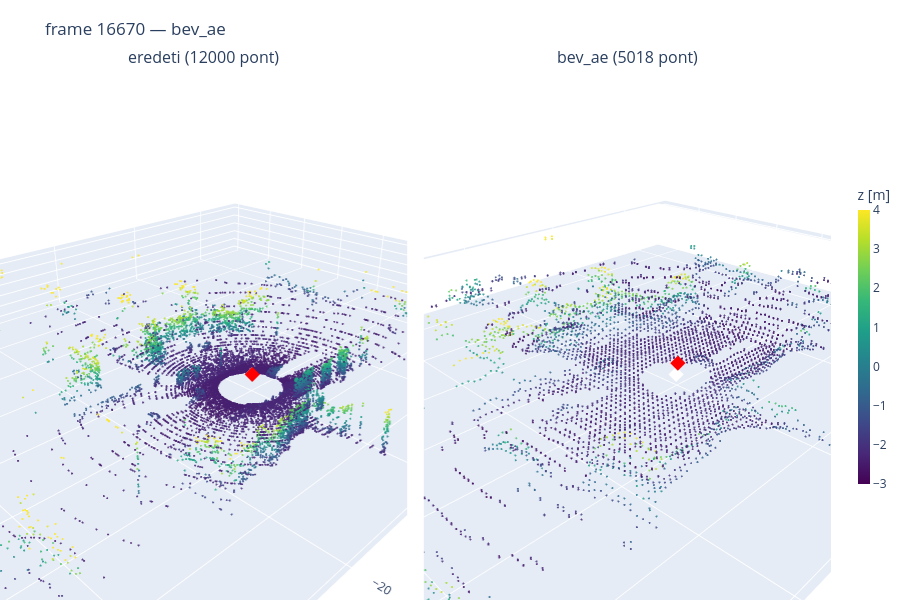
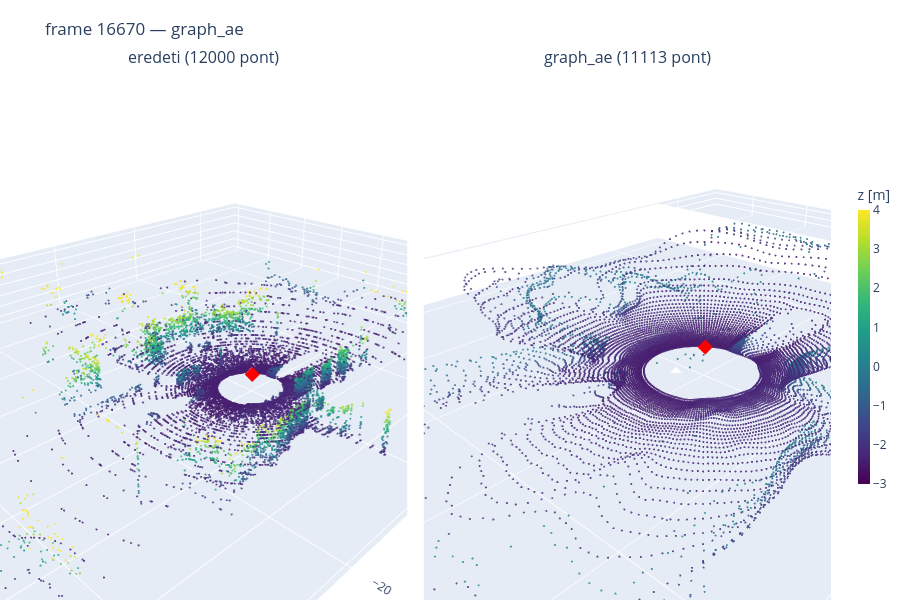

Here is the notebook cell these charts were saved with, in order:
### Code cell
show_pair(FRAMES)

### Figure 1 — Plotly figure (JSON) as saved in the notebook; plotly's stock layout.template omitted (floating-point values rounded to 4 significant figures; data arrays with more than 128 entries replaced by an {"elided": "..."} marker saying what was removed)
{"data": [{"hovertemplate": "x %{x:.1f}<br>y %{y:.1f}<br>z %{z:.1f}<extra></extra>", "marker": {"cmax": 4, "cmin": -3, "color": {"elided": "12000 float values"}, "colorbar": {"len": 0.6, "thickness": 12, "title": {"text": "z [m]"}}, "colorscale": [[0, "#440154"], [0.1111, "#482878"], [0.2222, "#3e4989"], [0.3333, "#31688e"], [0.4444, "#26828e"], [0.5556, "#1f9e89"], [0.6667, "#35b779"], [0.7778, "#6ece58"], [0.8889, "#b5de2b"], [1, "#fde725"]], "opacity": 0.85, "showscale": false, "size": 1.2}, "mode": "markers", "name": "eredeti", "scene": "scene", "showlegend": false, "type": "scatter3d", "x": {"elided": "12000 float values"}, "y": {"elided": "12000 float values"}, "z": {"elided": "12000 float values"}}, {"hoverinfo": "skip", "marker": {"color": "red", "size": 5, "symbol": "diamond"}, "mode": "markers", "scene": "scene", "showlegend": false, "type": "scatter3d", "x": [0], "y": [0], "z": [0]}, {"hovertemplate": "x %{x:.1f}<br>y %{y:.1f}<br>z %{z:.1f}<extra></extra>", "marker": {"cmax": 4, "cmin": -3, "color": {"elided": "5018 float values"}, "colorbar": {"len": 0.6, "thickness": 12, "title": {"text": "z [m]"}}, "colorscale": [[0, "#440154"], [0.1111, "#482878"], [0.2222, "#3e4989"], [0.3333, "#31688e"], [0.4444, "#26828e"], [0.5556, "#1f9e89"], [0.6667, "#35b779"], [0.7778, "#6ece58"], [0.8889, "#b5de2b"], [1, "#fde725"]], "opacity": 0.85, "showscale": true, "size": 1.2}, "mode": "markers", "name": "bev_ae", "scene": "scene2", "showlegend": false, "type": "scatter3d", "x": {"elided": "5018 float values"}, "y": {"elided": "5018 float values"}, "z": {"elided": "5018 float values"}}, {"hoverinfo": "skip", "marker": {"color": "red", "size": 5, "symbol": "diamond"}, "mode": "markers", "scene": "scene2", "showlegend": false, "type": "scatter3d", "x": [0], "y": [0], "z": [0]}], "layout": {"annotations": [{"font": {"size": 16}, "showarrow": false, "text": "eredeti (12000 pont)", "x": 0.245, "xanchor": "center", "xref": "paper", "y": 1, "yanchor": "bottom", "yref": "paper"}, {"font": {"size": 16}, "showarrow": false, "text": "bev_ae (5018 pont)", "x": 0.755, "xanchor": "center", "xref": "paper", "y": 1, "yanchor": "bottom", "yref": "paper"}], "height": 600, "margin": {"b": 0, "l": 0, "r": 0, "t": 70}, "scene": {"aspectmode": "data", "camera": {"eye": {"x": -1.4, "y": -1.4, "z": 0.9}}, "domain": {"x": [0, 0.49], "y": [0, 1]}, "xaxis": {"title": {"text": "x [m]"}}, "yaxis": {"title": {"text": "y [m]"}}, "zaxis": {"title": {"text": "z [m]"}}}, "scene2": {"aspectmode": "data", "camera": {"eye": {"x": -1.4, "y": -1.4, "z": 0.9}}, "domain": {"x": [0.51, 1], "y": [0, 1]}, "xaxis": {"title": {"text": "x [m]"}}, "yaxis": {"title": {"text": "y [m]"}}, "zaxis": {"title": {"text": "z [m]"}}}, "title": {"text": "frame 16670 — bev_ae"}}}

### Figure 2 — Plotly figure (JSON) as saved in the notebook; plotly's stock layout.template omitted (floating-point values rounded to 4 significant figures; data arrays with more than 128 entries replaced by an {"elided": "..."} marker saying what was removed)
{"data": [{"hovertemplate": "x %{x:.1f}<br>y %{y:.1f}<br>z %{z:.1f}<extra></extra>", "marker": {"cmax": 4, "cmin": -3, "color": {"elided": "12000 float values"}, "colorbar": {"len": 0.6, "thickness": 12, "title": {"text": "z [m]"}}, "colorscale": [[0, "#440154"], [0.1111, "#482878"], [0.2222, "#3e4989"], [0.3333, "#31688e"], [0.4444, "#26828e"], [0.5556, "#1f9e89"], [0.6667, "#35b779"], [0.7778, "#6ece58"], [0.8889, "#b5de2b"], [1, "#fde725"]], "opacity": 0.85, "showscale": false, "size": 1.2}, "mode": "markers", "name": "eredeti", "scene": "scene", "showlegend": false, "type": "scatter3d", "x": {"elided": "12000 float values"}, "y": {"elided": "12000 float values"}, "z": {"elided": "12000 float values"}}, {"hoverinfo": "skip", "marker": {"color": "red", "size": 5, "symbol": "diamond"}, "mode": "markers", "scene": "scene", "showlegend": false, "type": "scatter3d", "x": [0], "y": [0], "z": [0]}, {"hovertemplate": "x %{x:.1f}<br>y %{y:.1f}<br>z %{z:.1f}<extra></extra>", "marker": {"cmax": 4, "cmin": -3, "color": {"elided": "11113 float values"}, "colorbar": {"len": 0.6, "thickness": 12, "title": {"text": "z [m]"}}, "colorscale": [[0, "#440154"], [0.1111, "#482878"], [0.2222, "#3e4989"], [0.3333, "#31688e"], [0.4444, "#26828e"], [0.5556, "#1f9e89"], [0.6667, "#35b779"], [0.7778, "#6ece58"], [0.8889, "#b5de2b"], [1, "#fde725"]], "opacity": 0.85, "showscale": true, "size": 1.2}, "mode": "markers", "name": "graph_ae", "scene": "scene2", "showlegend": false, "type": "scatter3d", "x": {"elided": "11113 float values"}, "y": {"elided": "11113 float values"}, "z": {"elided": "11113 float values"}}, {"hoverinfo": "skip", "marker": {"color": "red", "size": 5, "symbol": "diamond"}, "mode": "markers", "scene": "scene2", "showlegend": false, "type": "scatter3d", "x": [0], "y": [0], "z": [0]}], "layout": {"annotations": [{"font": {"size": 16}, "showarrow": false, "text": "eredeti (12000 pont)", "x": 0.245, "xanchor": "center", "xref": "paper", "y": 1, "yanchor": "bottom", "yref": "paper"}, {"font": {"size": 16}, "showarrow": false, "text": "graph_ae (11113 pont)", "x": 0.755, "xanchor": "center", "xref": "paper", "y": 1, "yanchor": "bottom", "yref": "paper"}], "height": 600, "margin": {"b": 0, "l": 0, "r": 0, "t": 70}, "scene": {"aspectmode": "data", "camera": {"eye": {"x": -1.4, "y": -1.4, "z": 0.9}}, "domain": {"x": [0, 0.49], "y": [0, 1]}, "xaxis": {"title": {"text": "x [m]"}}, "yaxis": {"title": {"text": "y [m]"}}, "zaxis": {"title": {"text": "z [m]"}}}, "scene2": {"aspectmode": "data", "camera": {"eye": {"x": -1.4, "y": -1.4, "z": 0.9}}, "domain": {"x": [0.51, 1], "y": [0, 1]}, "xaxis": {"title": {"text": "x [m]"}}, "yaxis": {"title": {"text": "y [m]"}}, "zaxis": {"title": {"text": "z [m]"}}}, "title": {"text": "frame 16670 — graph_ae"}}}
